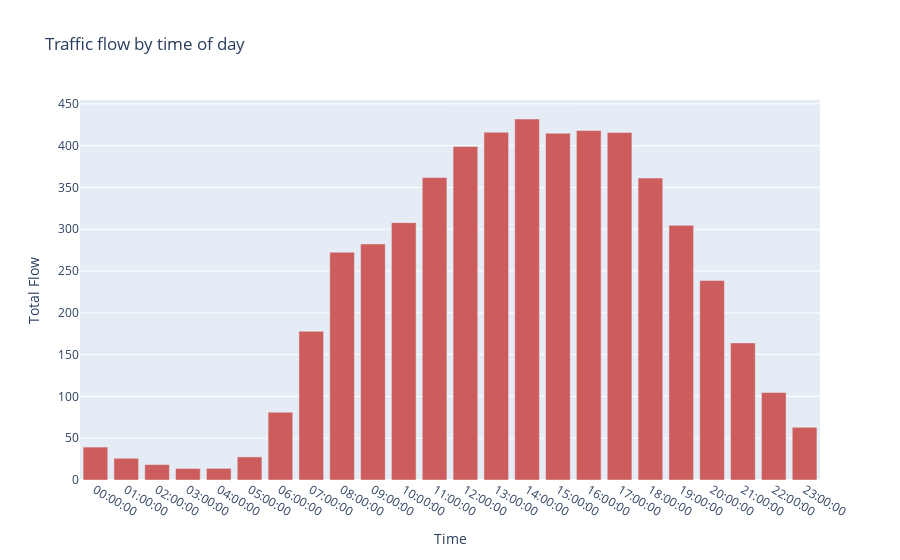

Write notebook code for a chart like this one.
### Code cell
fig = go.Figure(data=go.Bar(x=hourly_flow['time'].astype(dtype=str), 
                        y=hourly_flow['flow'],
                        marker_color='indianred'))
fig.update_layout({"title": 'Average Traffic flow by time of day',
                   "xaxis": {"title":"Time"},
                   "yaxis": {"title":"Total Flow"},
                   "showlegend": False})
fig.show()

### Figure 1 — Plotly figure (JSON) as saved in the notebook; plotly's stock layout.template omitted (floating-point values rounded to 4 significant figures)
{"data": [{"marker": {"color": "indianred"}, "type": "bar", "x": ["00:00:00", "01:00:00", "02:00:00", "03:00:00", "04:00:00", "05:00:00", "06:00:00", "07:00:00", "08:00:00", "09:00:00", "10:00:00", "11:00:00", "12:00:00", "13:00:00", "14:00:00", "15:00:00", "16:00:00", "17:00:00", "18:00:00", "19:00:00", "20:00:00", "21:00:00", "22:00:00", "23:00:00"], "y": [39.4, 26.01, 18.46, 13.83, 13.95, 27.63, 81.12, 177.9, 272.5, 282.3, 307.9, 361.8, 399.1, 416.1, 431.9, 414.8, 418.1, 415.7, 361.2, 304.7, 238.6, 164.0, 104.8, 63.04]}], "layout": {"showlegend": false, "title": {"text": "Traffic flow by time of day"}, "xaxis": {"title": {"text": "Time"}}, "yaxis": {"title": {"text": "Total Flow"}}}}
